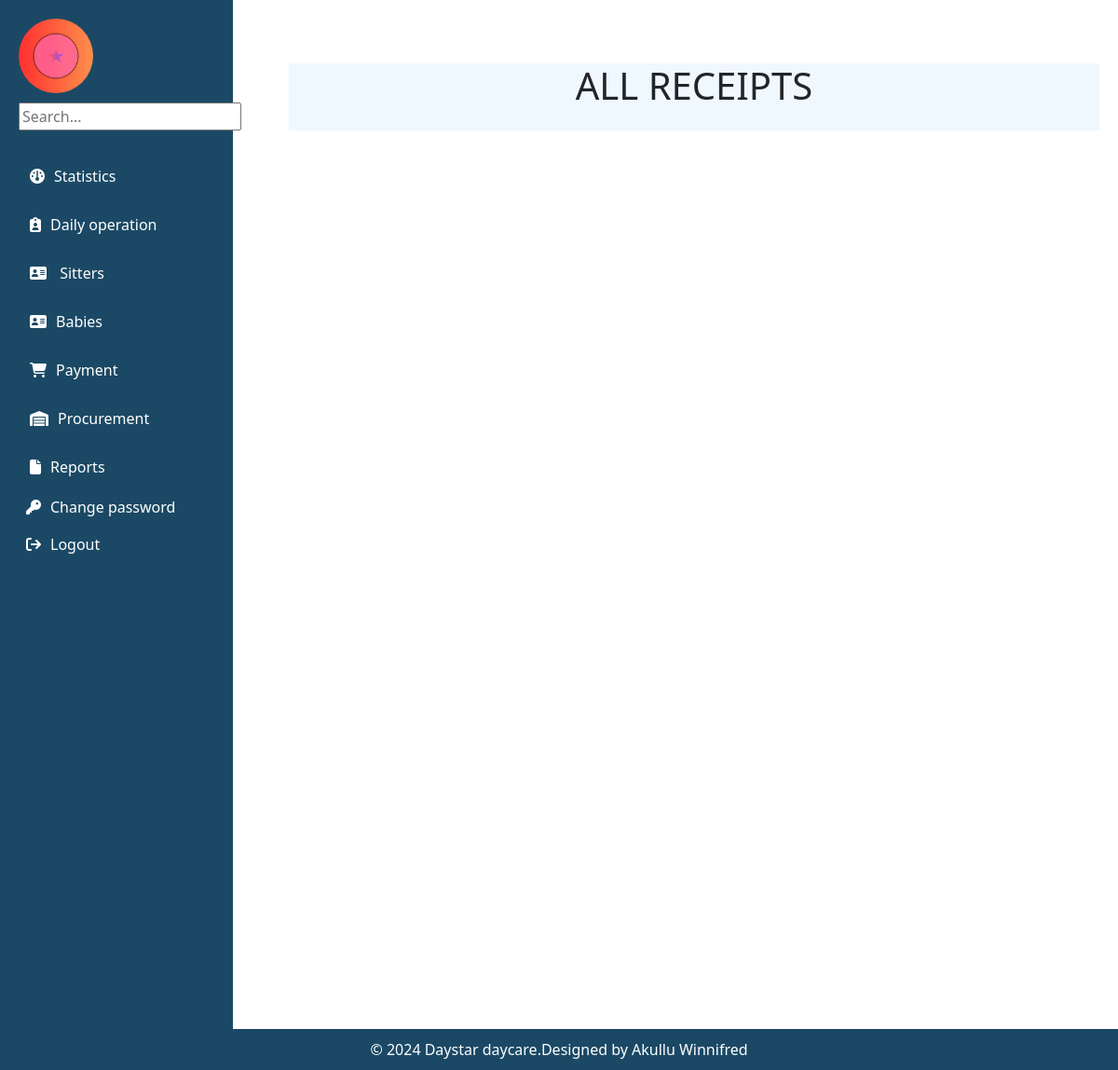
/receipt/ (signed in), run on an earlier commit of the app's database.
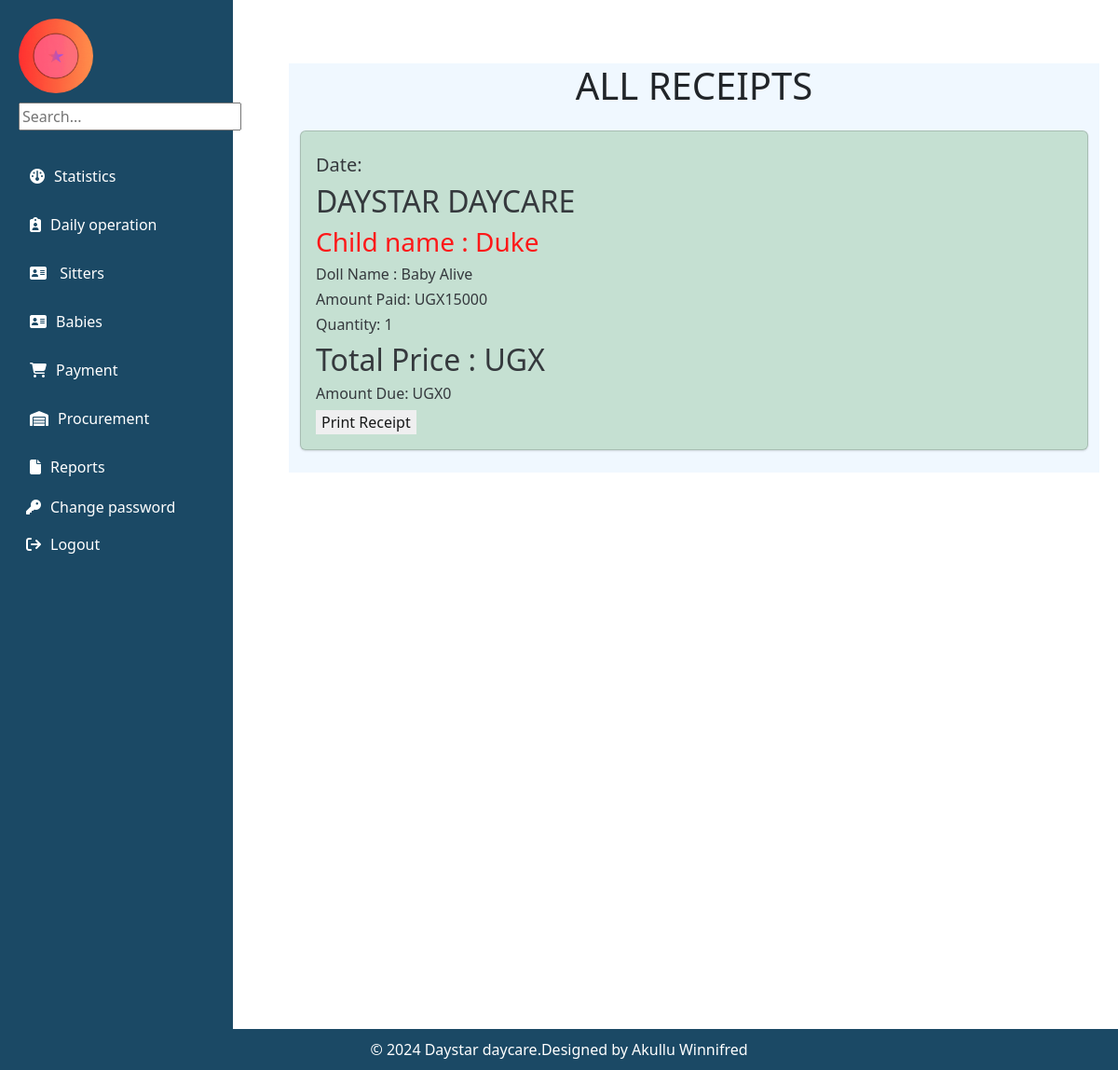
And on a later commit of the database.
### myapp/models.py (models this page shows)
class Salesrecord(models.Model):
    doll=models.ForeignKey(Doll,  on_delete=models.CASCADE,null=False, blank=False)
    baby_name=models.CharField(max_length=200)
    paid_by=models.CharField(max_length=200,null=True,blank=True)
    quantity_sold=models.IntegerField(default=0)
    amount_received=models.IntegerField(default=0)
    sale_date=models.DateField(default=timezone.now)
    unit_price=models.IntegerField(default=0)
    def get_total(self):
        total= self.quantity_sold * self.unit_price
        return int( total)
    def get_change(self):
        change= self.get_total() - self.amount_received
        return int(change)#sales is linked to products

class Doll(models.Model):
    c_doll=models.ForeignKey(Category_doll, on_delete=models.CASCADE,null=True, blank=True)
    name_of_the_doll =models.CharField(max_length=200,null=True, blank=True)
    quantity=models.IntegerField(default=0)
    color=models.CharField(max_length=200, null=True,blank=True)
    size=models.CharField(max_length=200,null=True,blank=True)
    issued_quantity=models.IntegerField(default=0,blank=True,null=True)
    received_quantity=models.IntegerField(default=0,null=True,blank=True)
    Unit_price=models.IntegerField(default=0,null=True, blank=True)
    date=models.DateField(default=timezone.now)
    def __str__(self):
        return self.name_of_the_doll

### myapp/views.py (the view)
# urls.py: path('receipt/',views.receipt,name='receipt'),
@login_required
def receipt(request):
    sales= Salesrecord.objects.all().order_by('-id')
    return render(request,'dolls/receipt.html',{'sales':sales})

### myapp/templates/dolls/receipt.html
{% extends 'base.html'%}
{% block content%}
<br /><br>
<div class="container" style="background-color: aliceblue;">
    <h1 class="card-header text-center" class="v">ALL RECEIPTS</h1><br>
    {% for sale in sales %}
    <div class="card" style="opacity: 90%;  background-color: rgba(153, 198, 165, 0.55);" >
        <div class="card-body">
            <h5 style="text-align: right;"><h5>Date: {{ receipt.sale_date}}</h5>
        </h5>
            <h2 class="v">DAYSTAR DAYCARE</h2>
            <h3 class="card-title" style="color:red; ">Child name : {{sale.baby_name | title}}</h3>
            <h6 class="card-text">Doll Name : {{sale.doll}}</h6>
            <h6 class="card-text">Amount Paid: UGX{{ sale.amount_received }}</h6>
            <h6 class="card-text">Quantity: {{sale.quantity_sold }}</h6>
            <h2>Total Price : UGX{{ sales.get_total }}</h2>
            <div style="flex: 1">
                <h6 class="card-text">Amount Due: UGX{{ sale.get_change }}</h6>
                <a href="{% url 'receipt_detail' sale.id %}">
                    <button class="button" type="submit"style="width:auto;border:none;">Print Receipt</button> <br>
                </a>
            </div>
        </div>
    </div>
    <br />
    {% endfor %}
</div>
{% endblock %}

What changed in the data, as far as the page shows it:
added Salesrecord: baby_name "Duke", doll "Baby Alive", amount_received "15000", quantity_sold "1", get_change "0"
